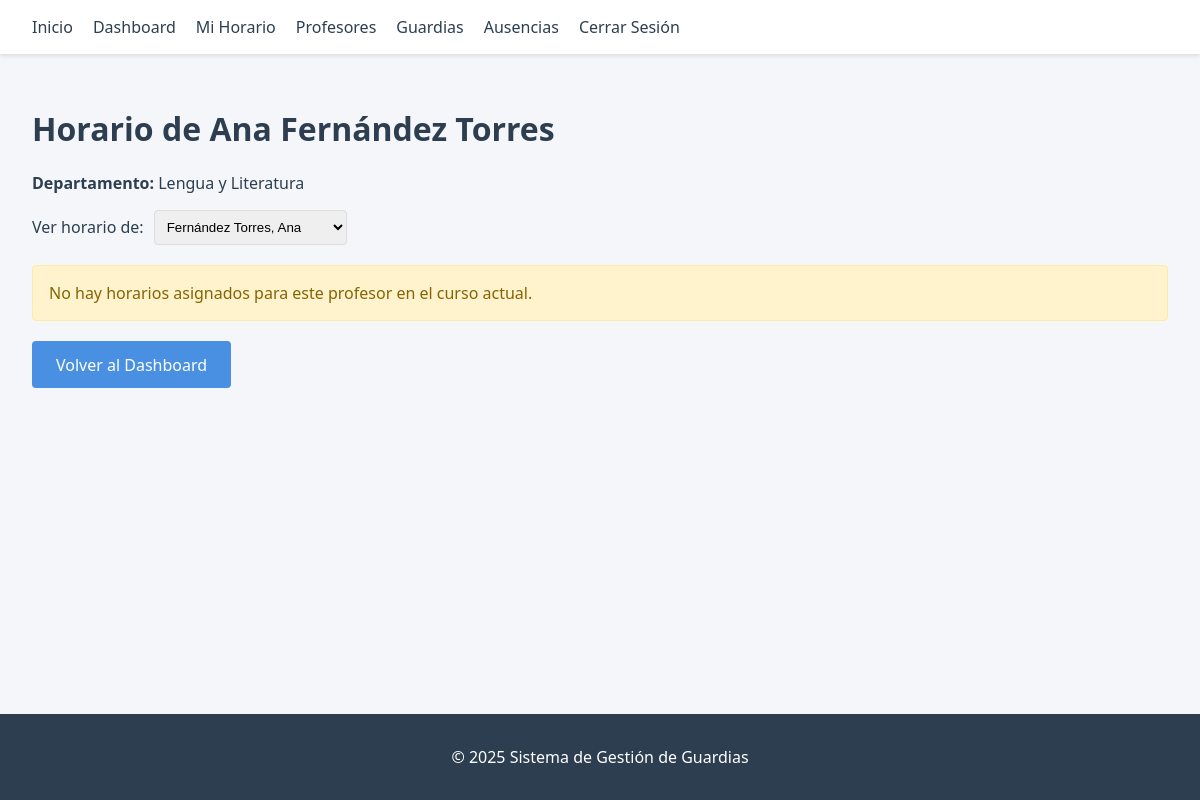
Screenshot of /horario_profesor.php?profesor_id=4 (signed in) with the database file from the repository.
### tables this page shows
CREATE TABLE `profesores` (
  `id` int(11) NOT NULL,
  `nombre` varchar(100) NOT NULL,
  `apellidos` varchar(150) NOT NULL,
  `email` varchar(100) DEFAULT NULL,
  `password` varchar(255) DEFAULT NULL,
  `rol` enum('admin','profesor') DEFAULT 'profesor',
  `telefono` varchar(20) DEFAULT NULL,
  `departamento` varchar(100) DEFAULT NULL,
  `horas_contrato` int(11) DEFAULT NULL,
  `estado` enum('activo','baja','excedencia','inactivo') DEFAULT 'activo',
  `fecha_alta` date DEFAULT NULL,
  `fecha_baja` date DEFAULT NULL,
  `observaciones` text DEFAULT NULL
);

### horario_profesor.php (the view, shortened to what this page needs)
<?php
require_once 'conexion.php';
include 'includes/header.php';
$profesor_id = isset($_GET['profesor_id']) ? (int)$_GET['profesor_id'] : $_SESSION['user_id'];
$stmt = $pdo->prepare("SELECT nombre, apellidos, departamento FROM profesores WHERE id = ?");
$stmt->execute([$profesor_id]);
$profesor = $stmt->fetch();
$sql = "SELECT h.*, a.nombre as aula, m.nombre as modulo, h.grupo
        FROM horario h
        LEFT JOIN aulas a ON h.aula_id = a.id
        LEFT JOIN modulos m ON h.modulo_id = m.id
        WHERE h.profesor_id = ? AND h.curso_escolar = '2024-2025'
        ORDER BY
            FIELD(h.dia_semana, 'lunes', 'martes', 'miercoles', 'jueves', 'viernes'),
            h.hora_inicio";
$stmt = $pdo->prepare($sql);
$stmt->execute([$profesor_id]);
$horarios = $stmt->fetchAll();
$all_teachers = [];
if (isset($_SESSION['user_role']) && $_SESSION['user_role'] === 'admin') {
    $stmt = $pdo->query("SELECT id, nombre, apellidos FROM profesores WHERE estado = 'activo' ORDER BY apellidos, nombre");
    $all_teachers = $stmt->fetchAll();
}
?>
<h1>Horario de <?php echo htmlspecialchars($profesor['nombre'] . ' ' . $profesor['apellidos']); ?></h1>
<p><strong>Departamento:</strong> <?php echo htmlspecialchars($profesor['departamento']); ?></p>
<?php if (!empty($all_teachers)): ?>
<div style="margin-bottom: 20px;">
    <form method="GET" action="" style="display: inline-flex; gap: 10px; align-items: center;">
        <label for="profesor_id">Ver horario de:</label>
        <select name="profesor_id" id="profesor_id" onchange="this.form.submit()" style="padding: 0.5rem; border: 1px solid #ddd; border-radius: 4px;">
            <?php foreach ($all_teachers as $teacher): ?>
                <option value="<?php echo $teacher['id']; ?>" <?php echo $teacher['id'] == $profesor_id ? 'selected' : ''; ?>>
                    <?php echo htmlspecialchars($teacher['apellidos'] . ', ' . $teacher['nombre']); ?>
                </option>
            <?php endforeach; ?>
        </select>
    </form>
</div>
<?php endif; ?>
<?php if (empty($horarios)): ?>
    <div class="alert" style="background-color: #fff3cd; color: #856404; border: 1px solid #ffeaa7;">
        No hay horarios asignados para este profesor en el curso actual.
    </div>
<?php endif; ?>
<div style="margin-top: 20px;">
    <a href="dashboard.php" class="btn">Volver al Dashboard</a>
</div>
<?php include 'includes/footer.php'; ?>

### assets/css/style.css (style rules this page uses)
:root { --primary-color: #4a90e2; --secondary-color: #f5f6fa; --text-color: #2c3e50; --danger-color: #e74c3c; --success-color: #2ecc71; }
body { font-family: 'Segoe UI', Tahoma, Geneva, Verdana, sans-serif; background-color: var(--secondary-color); color: var(--text-color); margin: 0; padding: 0; display: flex; flex-direction: column; min-height: 100vh; }
.btn { display: inline-block; background-color: var(--primary-color); color: #fff; padding: 0.8rem 1.5rem; border: none; border-radius: 4px; cursor: pointer; font-size: 1rem; transition: background 0.3s; text-decoration: none; }
.alert { padding: 1rem; margin-bottom: 1rem; border-radius: 4px; }

### rows the page displays
profesores: nombre+apellidos "Ana Fernández Torres", departamento "Lengua y Literatura"

### other values shown
form field profesor_id "Fernández Torres, Ana"
